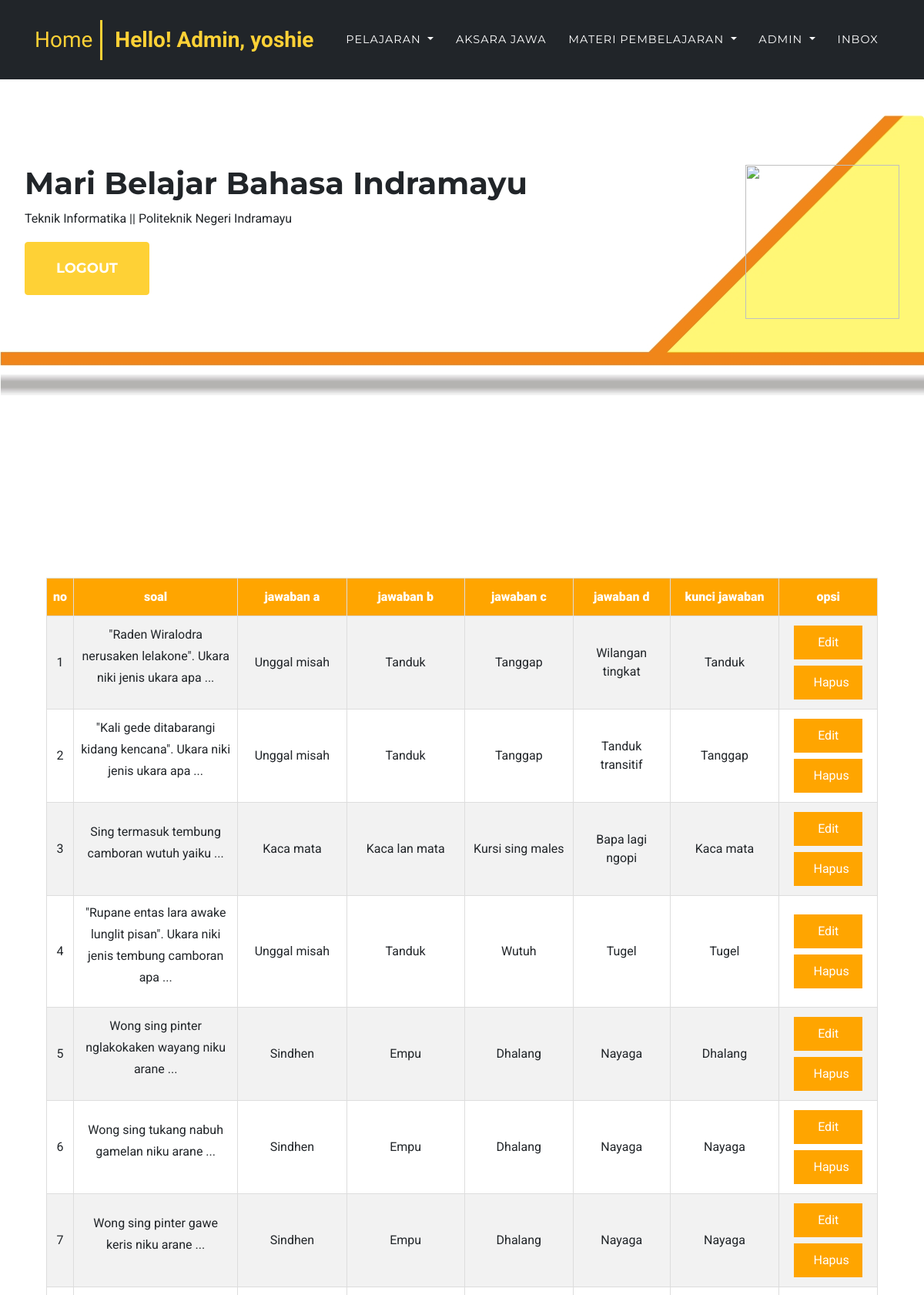
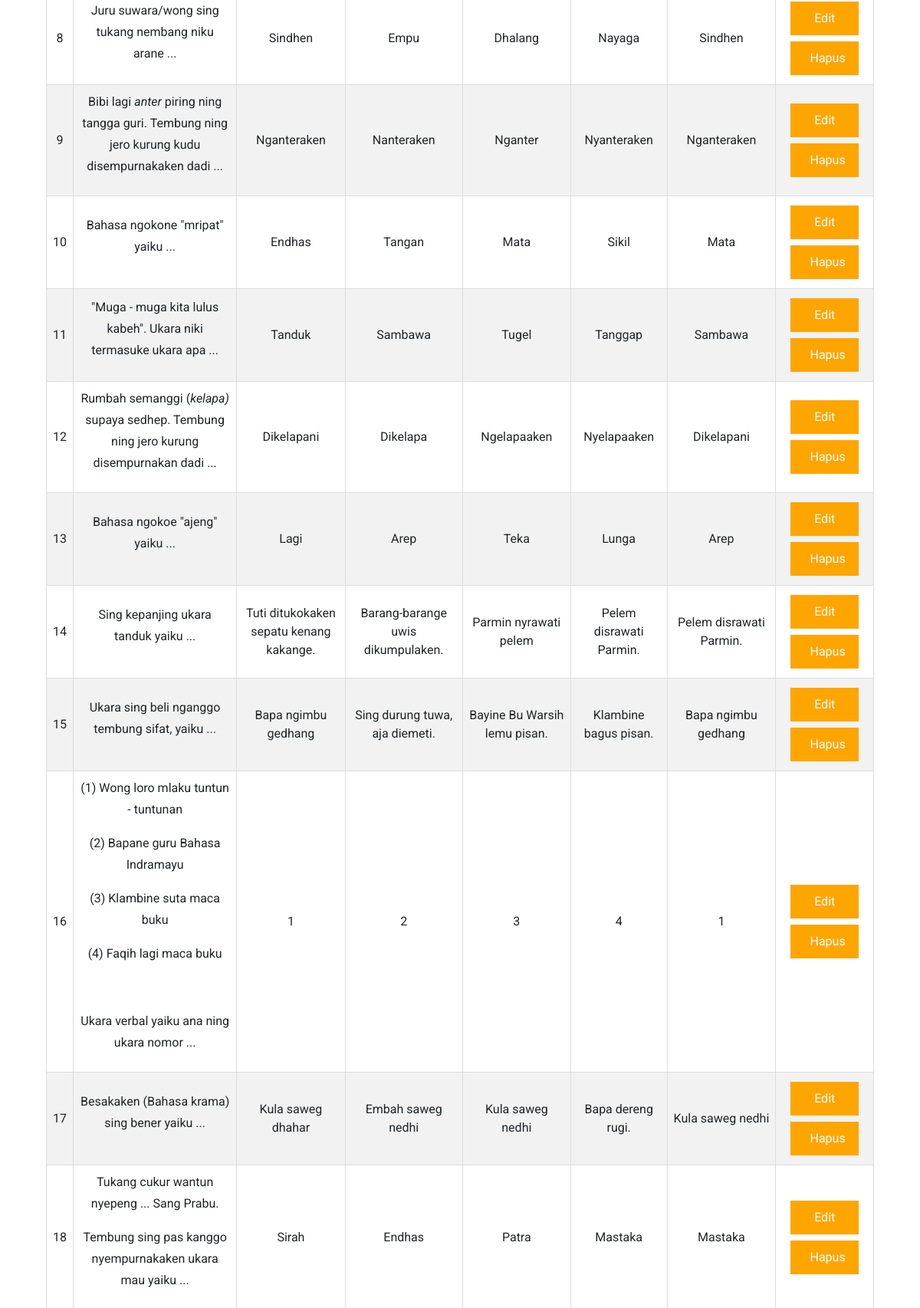
The app's page /index.php?page=kelola_lat_sedang (signed in, upper part) with its own data (2 pictures, top to bottom).
### tables this page shows
CREATE TABLE `soal_sedang` (
  `no` int(11) NOT NULL,
  `soal` text NOT NULL,
  `a` varchar(1000) NOT NULL,
  `b` varchar(1000) NOT NULL,
  `c` varchar(1000) NOT NULL,
  `d` varchar(1000) NOT NULL,
  `kunci` varchar(1000) NOT NULL
);

### admin/kelola/kelola_lat_sedang.php (the view, shortened to what this page needs)
<div style="height: auto;" align="center">
  <table id="customers" border="1" width="100%" style="margin-top: 200px; margin-bottom: 50px;">
    <tr style="text-align: center;">
      <th><b>no</b></th>
      <th><b>soal</b></th>
      <th><b>jawaban a</b></th>
      <th><b>jawaban b</b></th>
      <th><b>jawaban c</b></th>
      <th><b>jawaban d</b></th>
      <th><b>kunci jawaban</b></th>
      <th><b>opsi</b></th>
    </tr>
    <?php
    $select=mysqli_query($koneksi, "SELECT * FROM soal_sedang");
    while($isi = mysqli_fetch_array($select)){
    ?>
    <tr style="text-align: center;">
      <td><?php echo $isi['no'] ?></td>
      <td><?php echo $isi['soal'] ?></td>
      <td><?php echo $isi['a'] ?></td>
      <td><?php echo $isi['b'] ?></td>
      <td><?php echo $isi['c'] ?></td>
      <td><?php echo $isi['d'] ?></td>
      <td><?php echo $isi['kunci'] ?></td>
      <td><a class="button" href="index.php?page=edit_soal_sedang&no=<?php echo $isi['no']?>">Edit</a><a class="button" href="delete_soal_sedang.php?no=<?php echo $isi['no']?>">Hapus</a></td>
    </tr>
    <?php } ?>
  </table>
  <br><br>
</div>

### css/login.css (style rules this page uses)
* { font-family: 'Roboto', sans-serif; }

### admin/kelola/kelola_lat_sedang.php (style rules this page uses)
#customers { font-family: "Trebuchet MS", Arial, Helvetica, sans-serif; border-collapse: collapse; width: 90%; }
#customers td, #customers th { border: 1px solid #ddd; padding: 8px; text-align: center; }
#customers tr:nth-child(even) { background-color: #f2f2f2; }
#customers th { padding-top: 12px; padding-bottom: 12px; text-align: left; background-color: orange; color: white; text-align: center; }
.button { background-color: orange; border: none; color: white; padding: 10px 25px; text-align: center; text-decoration: none; display: inline-block; font-size: 16px; margin: 4px 2px; cursor: pointer; width: 80%; }

### records on screen
soal_sedang: no "1", soal "\"Raden Wiralodra nerusaken lelakone\". Ukara niki jenis ukara apa ...", a "Unggal misah", b "Tanduk", c "Tanggap", d "Wilangan tingkat", kunci "Tanduk"
soal_sedang: no "2", soal "\"Kali gede ditabarangi kidang kencana\". Ukara niki jenis ukara apa ...", a "Unggal misah", b "Tanduk", c "Tanggap", d "Tanduk transitif", kunci "Tanggap"
soal_sedang: no "3", soal "Sing termasuk tembung camboran wutuh yaiku ...", a "Kaca mata", b "Kaca lan mata", c "Kursi sing males", d "Bapa lagi ngopi", kunci "Kaca mata"
soal_sedang: no "4", soal "\"Rupane entas lara awake lunglit pisan\". Ukara niki jenis tembung camboran apa ...", a "Unggal misah", b "Tanduk", c "Wutuh", d "Tugel", kunci "Tugel"
soal_sedang: no "5", soal "Wong sing pinter nglakokaken wayang niku arane ...", a "Sindhen", b "Empu", c "Dhalang", d "Nayaga", kunci "Dhalang"
soal_sedang: no "6", soal "Wong sing tukang nabuh gamelan niku arane ...", a "Sindhen", b "Empu", c "Dhalang", d "Nayaga", kunci "Nayaga"
soal_sedang: no "7", soal "Wong sing pinter gawe keris niku arane ...", a "Sindhen", b "Empu", c "Dhalang", d "Nayaga", kunci "Nayaga"
soal_sedang: no "8", soal "Juru suwara/wong sing tukang nembang niku arane ...", a "Sindhen", b "Empu", c "Dhalang", d "Nayaga", kunci "Sindhen"
soal_sedang: no "9", soal "Bibi lagi anter piring ning tangga guri. Tembung ning jero kurung kudu disempurnakaken dadi ...", a "Nganteraken", b "Nanteraken", c "Nganter", d "Nyanteraken", kunci "Nganteraken"
soal_sedang: no "10", soal "Bahasa ngokone \"mripat\" yaiku ...", a "Endhas", b "Tangan", c "Mata", d "Sikil", kunci "Mata"
soal_sedang: no "11", soal "\"Muga - muga kita lulus kabeh\". Ukara niki termasuke ukara apa ...", a "Tanduk", b "Sambawa", c "Tugel", d "Tanggap", kunci "Sambawa"
soal_sedang: no "12", soal "Rumbah semanggi ( kelapa) supaya sedhep. Tembung ning jero kurung disempurnakan dadi ...", a "Dikelapani", b "Dikelapa", c "Ngelapaaken", d "Nyelapaaken", kunci "Dikelapani"
soal_sedang: no "13", soal "Bahasa ngokoe \"ajeng\" yaiku ...", a "Lagi", b "Arep", c "Teka", d "Lunga", kunci "Arep"
soal_sedang: no "14", soal "Sing kepanjing ukara tanduk yaiku ...", a "Tuti ditukokaken sepatu kenang kakange.", b "Barang-barange uwis dikumpulaken.", c "Parmin nyrawati pelem", d "Pelem disrawati Parmin.", kunci "Pelem disrawati Parmin."
soal_sedang: no "15", soal "Ukara sing beli nganggo tembung sifat, yaiku ...", a "Bapa ngimbu gedhang", b "Sing durung tuwa, aja diemeti.", c "Bayine Bu Warsih lemu pisan.", d "Klambine bagus pisan.", kunci "Bapa ngimbu gedhang"
soal_sedang: no "16", soal "(1) Wong loro mlaku tuntun - tuntunan (2) Bapane guru Bahasa Indramayu (3) Klambine suta maca buku (4) Faqih lagi maca buku Ukara verbal yaiku ana ning ukara nomor ...", a "1", b "2", c "3", d "4", kunci "1"
soal_sedang: no "17", soal "Besakaken (Bahasa krama) sing bener yaiku ...", a "Kula saweg dhahar", b "Embah saweg nedhi", c "Kula saweg nedhi", d "Bapa dereng rugi.", kunci "Kula saweg nedhi"
soal_sedang: no "18", soal "Tukang cukur wantun nyepeng ... Sang Prabu. Tembung sing pas kanggo nyempurnakaken ukara mau yaiku ...", a "Sirah", b "Endhas", c "Patra", d "Mastaka", kunci "Mastaka"

### other values on screen
$User_Name2 "yoshie"
